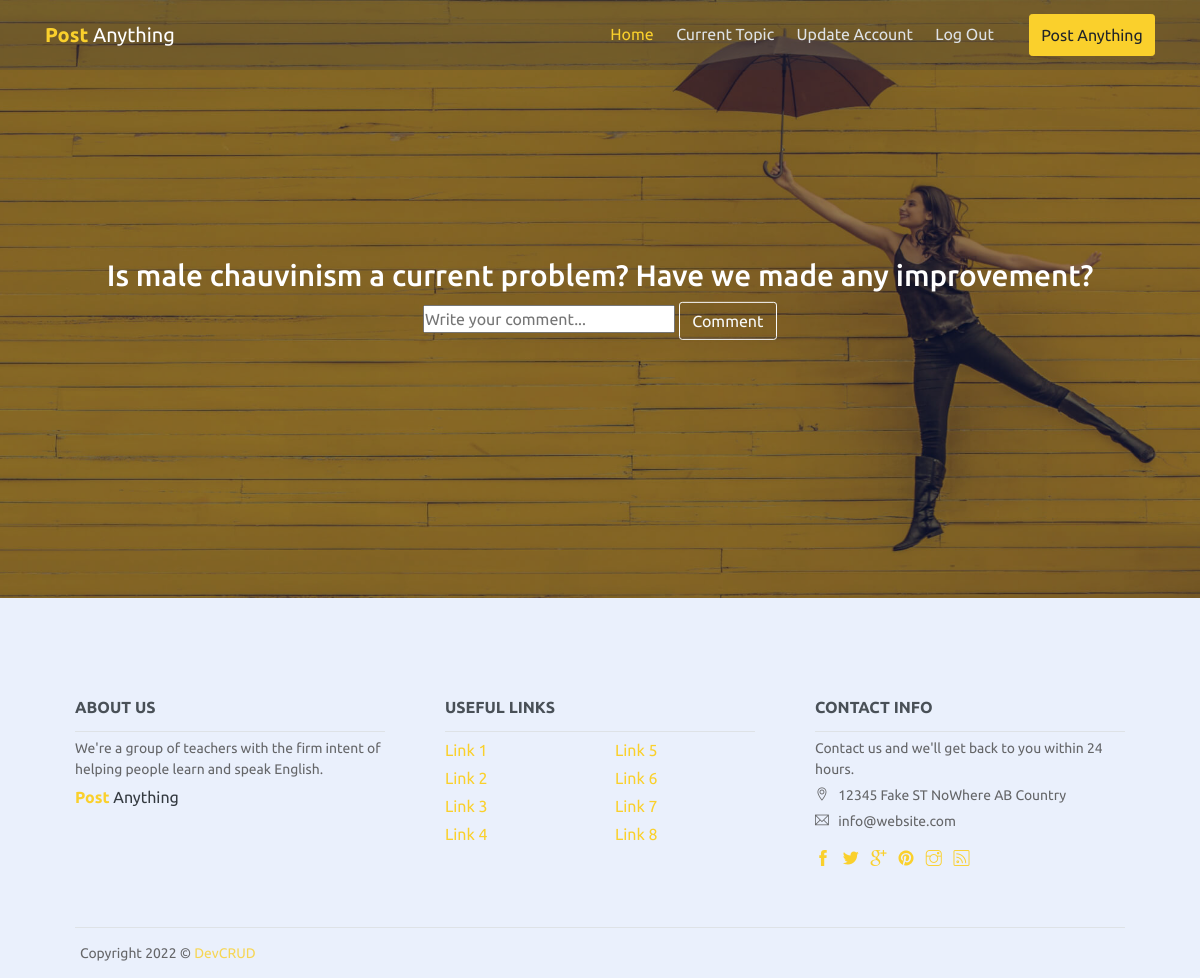
The app's page /topic/2/5 (signed in), older data.
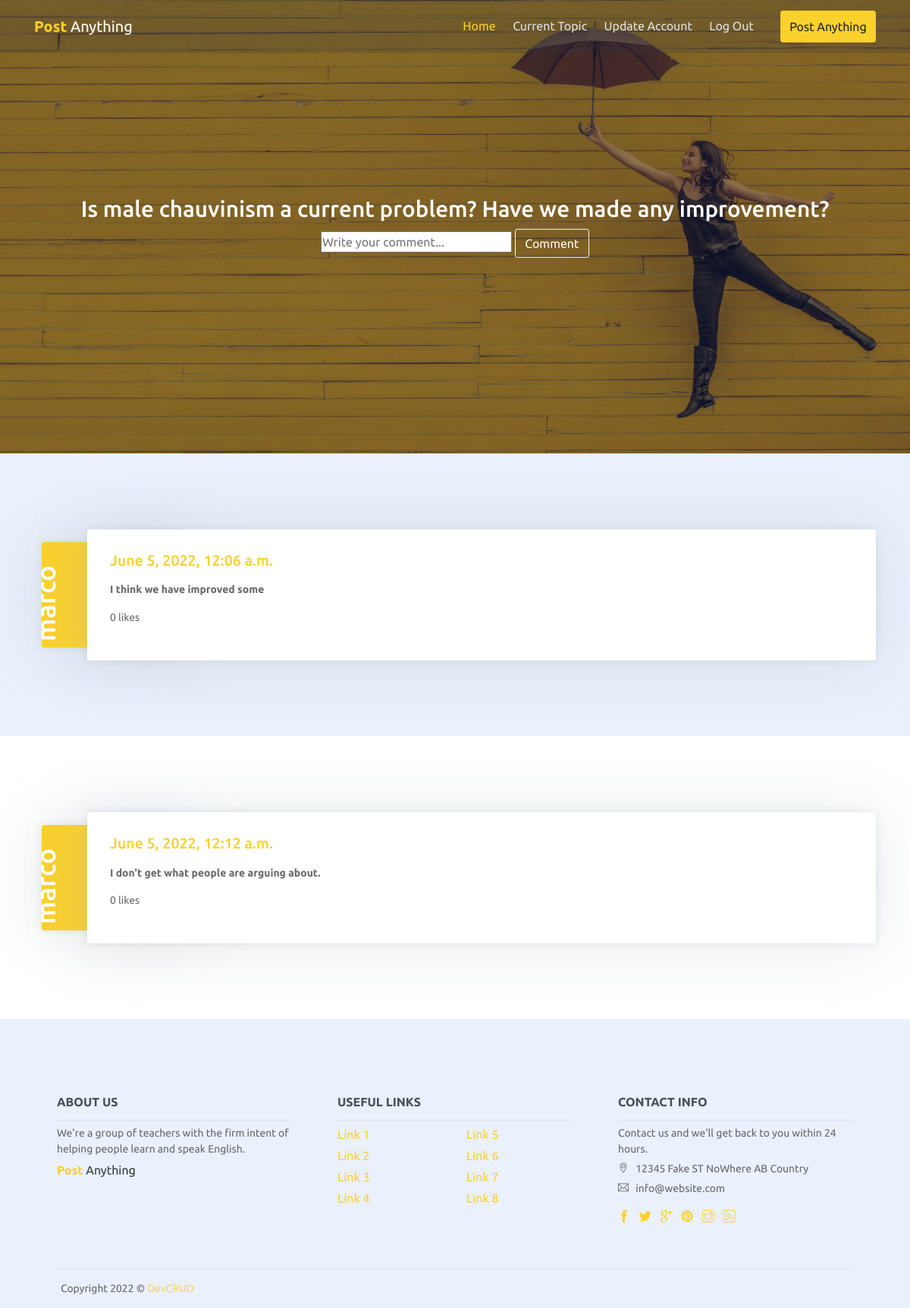
The same page, newer data.
### blog/models.py (models this page shows, shortened)
class Topics(Model):
    content = CharField(max_length=250)
    num_likes = IntegerField(default=0)

class Comments(Model):
    content = CharField(max_length=300)
    num_likes = IntegerField(default=0)
    date_created = DateTimeField(auto_now=True)
    author = ForeignKey(to=User, on_delete=CASCADE)
    topic = ForeignKey(to=Topics, on_delete=CASCADE)

### blog/views.py (the view)
# urls.py: path("topic/<int:pk>/<int:user_id>", view=views.topic_detail_view, name="topic_detail"),
@login_required(login_url="login/")
def topic_detail_view(request, pk, user_id):
    if request.method == "POST":
        form = NewComment(request.POST)
        if form.is_valid():
            topic = Topics.objects.get(pk=pk)
            user = User.objects.get(id=user_id)
            Comments.objects.create(content=form.cleaned_data["comment"], author=user, topic=topic)
            topic_comments = Comments.objects.filter(topic=topic)
            messages.success(request, "Comment created")
            return render(request, "blog/topic.html", {"form":form, "topic_comments":topic_comments, "topic":topic})
    else:
        form = NewComment()
        topic = Topics.objects.get(pk=pk)
        topic_comments = Comments.objects.filter(topic=topic)
        return render(request, "blog/topic.html", {"form":form, "topic":topic, "topic_comments":topic_comments})

### blog/forms.py
class NewComment(Form):
    comment = CharField(max_length=300, required=True, label="", widget=TextInput(attrs={'placeholder':'Write your comment...'}))

### blog/templates/blog/topic.html (shortened to what this page needs)
{% extends "blog/base.html" %}
{% block navbar %}
<nav id="scrollspy" class="navbar page-navbar navbar-light navbar-expand-md fixed-top" data-spy="affix" data-offset-top="20">
    <div class="container">
        <a class="navbar-brand" href="{% url 'blog_home' %}"><strong class="text-primary">Post</strong> <span class="text-dark">Anything</span></a>
        <div class="collapse navbar-collapse" id="navbarSupportedContent">
            <ul class="navbar-nav ml-auto">
                <li class="nav-item">
                    <a class="nav-link" href="#home">Home</a>
                </li>
                <li class="nav-item">
                    <a class="nav-link" href="{% url 'topic_detail' topic.pk user.id %}">Current Topic</a>
                </li>
                {% if user.username|length > 0 %}
                <li class="nav-item">
                    <a class="nav-link" href="{% url 'update_user' %}">Update Account</a>
                </li>
                <li class="nav-item">
                    <a class="nav-link" href="{% url 'logout' %}">Log Out</a>
                </li>
                {% endif %}
                <li class="nav-item ml-md-4">
                    <a class="nav-link btn btn-primary" href="{% url 'login' %}">Post Anything</a>
                </li>
            </ul>
        </div>
    </div>
</nav>
{% endblock navbar %}
{% block main %}
<header id="home" class="header">
    <div class="overlay"></div>
    <div class="header-content">
        <h3>{{topic.content}}</h3>
        <form method="post">
            {{form}}
            <button type="submit" class="btn btn-outline-light" >Comment</button>
        </form>
    </div>
</header>
{% for comment in topic_comments %}
<section id="about">
    <div class="container">
        <div class="about-wrapper">
            <div class="after"><h1>{{comment.author}}</h1></div>
            <div class="content">
                <h5 class="title mb-3"><a href="{% url 'detail_comment' comment.pk topic.id %}">{{comment.date_created}}</a></h5>
                <div class="row">
                    <div class="col">
                        <p><b>{{comment.content}}</b></p>
                    </div>
                </div>
                <p >{{comment.num_likes}} likes</p>
            </div>
        </div>
    </div>
</section>
{% endfor %}
{% endblock main %}

### blog/templates/blog/base.html (shortened to what this page needs)
{% load static %}
<!DOCTYPE html>
<html lang="en">
<head>
    <link rel="stylesheet" href="{% static '/vendors/themify-icons/css/themify-icons.css' %}">
	<link rel="stylesheet" href="{% static '/css/creative-design.css' %}">
</head>
<body data-spy="scroll" data-target=".navbar" data-offset="40" id="home">
    {% block navbar %}{% endblock navbar %}
    {% block main %}{% endblock main %}
    <section class="pb-0">
        <div class="container">
            <div class="pre-footer">
                <ul class="list">
                    <li class="list-head">
                        <h6 class="font-weight-bold">ABOUT US</h6>
                    </li>
                    <li class="list-body">
                        <p>We're a group of teachers with the firm intent of helping people learn and speak English.</p>
                        <a href="#"><strong class="text-primary">Post</strong> <span class="text-dark">Anything</span></a>
                    </li>
                </ul>
                <ul class="list">
                    <li class="list-head">
                        <h6 class="font-weight-bold">USEFUL LINKS</h6>
                    </li>
                    <li class="list-body">
                        <div class="row">
                            <div class="col">
                                <a href="#">Link 1</a>
                                <a href="#">Link 2</a>
                                <a href="#">Link 3</a>
                                <a href="#">Link 4</a>
                            </div>
                            <div class="col">
                                <a href="#">Link 5</a>
                                <a href="#">Link 6</a>
                                <a href="#">Link 7</a>
                                <a href="#">Link 8</a>
                            </div>
                        </div>
                    </li>
                </ul>
                <ul class="list">
                    <li class="list-head">
                        <h6 class="font-weight-bold">CONTACT INFO</h6>
                    </li>
                    <li class="list-body">
                        <p>Contact us and we'll get back to you within 24 hours.</p>
                        <p><i class="ti-location-pin"></i> 12345 Fake ST NoWhere AB Country</p>
                        <p><i class="ti-email"></i>  info@website.com</p>
                        <div class="social-links">
                            <a href="javascript:void(0)" class="link"><i class="ti-facebook"></i></a>
                            <a href="javascript:void(0)" class="link"><i class="ti-twitter-alt"></i></a>
                            <a href="javascript:void(0)" class="link"><i class="ti-google"></i></a>
                            <a href="javascript:void(0)" class="link"><i class="ti-pinterest-alt"></i></a>
                            <a href="javascript:void(0)" class="link"><i class="ti-instagram"></i></a>
                            <a href="javascript:void(0)" class="link"><i class="ti-rss"></i></a>
                        </div>
                    </li>
                </ul>
            </div>
            <footer class="footer">
                <p>Copyright <script>document.write(new Date().getFullYear())</script> &copy; <a href="http://www.devcrud.com">DevCRUD</a></p>
            </footer>
        </div>
    </section>
</body>
</html>

Row changes from the older to the newer data that the page shows:
added Comments: author "marco", date_created "June 5, 2022, 12:06 a.m.", content "I think we have improved some", num_likes "0"
added Comments: author "marco", date_created "June 5, 2022, 12:12 a.m.", content "I don't get what people are arguing about.", num_likes "0"
